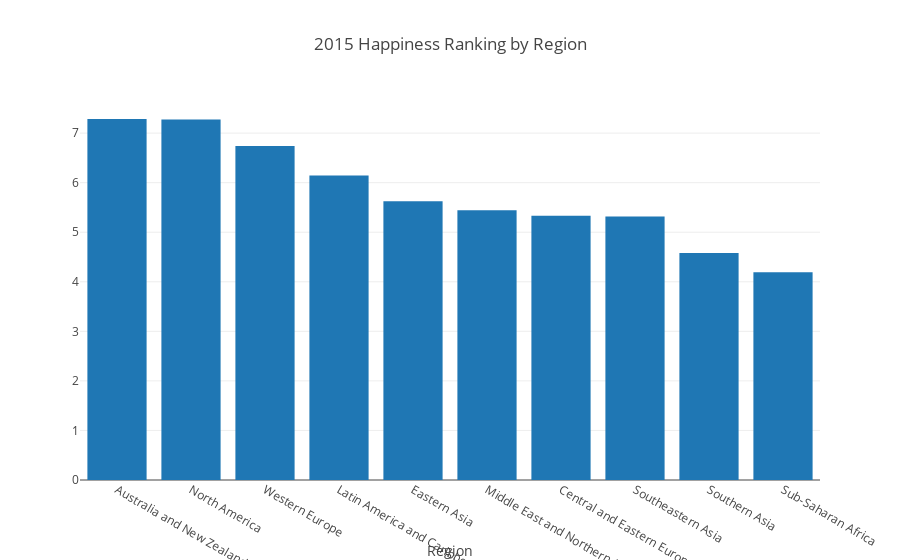

The code cell stored with this chart in its notebook:
### Code cell
# happiness ranking
region_mean.sort_values(ascending=False, inplace=True)

data = [go.Bar(x=region_mean.index, y=region_mean.values)]
layout = go.Layout(barmode='stack')
layout = dict(title = '2015 Happiness Ranking by Region', xaxis= dict(title= 'Region',zeroline= False))
fig = go.Figure(data=data, layout=layout)
iplot(fig)

### Figure 1 — Plotly figure (JSON) as saved in the notebook; plotly's stock layout.template omitted (floating-point values rounded to 4 significant figures)
{"data": [{"y": [7.285, 7.273, 6.739, 6.145, 5.626, 5.443, 5.333, 5.317, 4.581, 4.191], "x": ["Australia and New Zealand", "North America", "Western Europe", "Latin America and Caribbean", "Eastern Asia", "Middle East and Northern Africa", "Central and Eastern Europe", "Southeastern Asia", "Southern Asia", "Sub-Saharan Africa"], "type": "bar"}], "layout": {"xaxis": {"zeroline": false, "title": "Region"}, "title": "2015 Happiness Ranking by Region"}}
